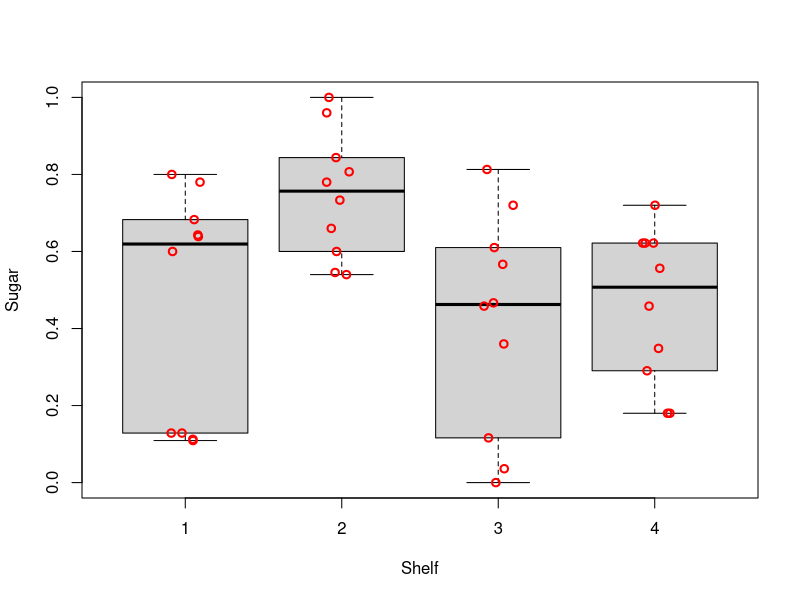
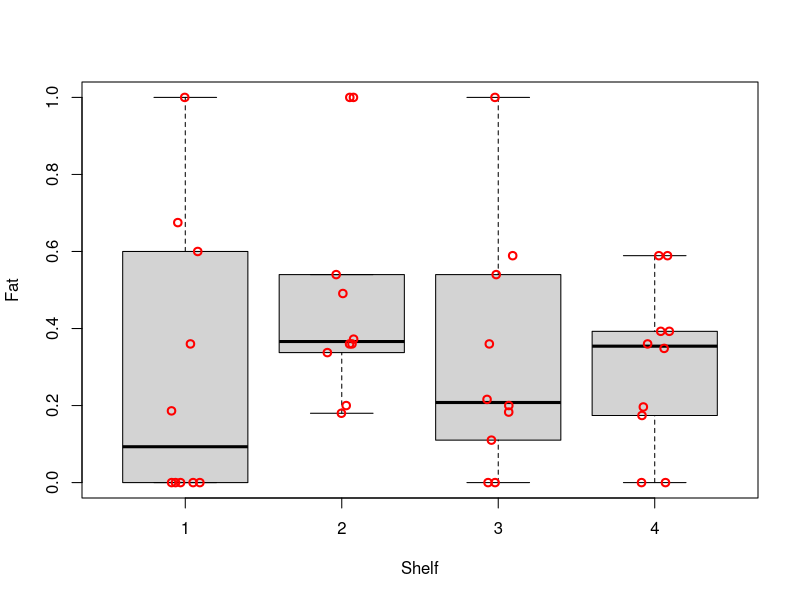
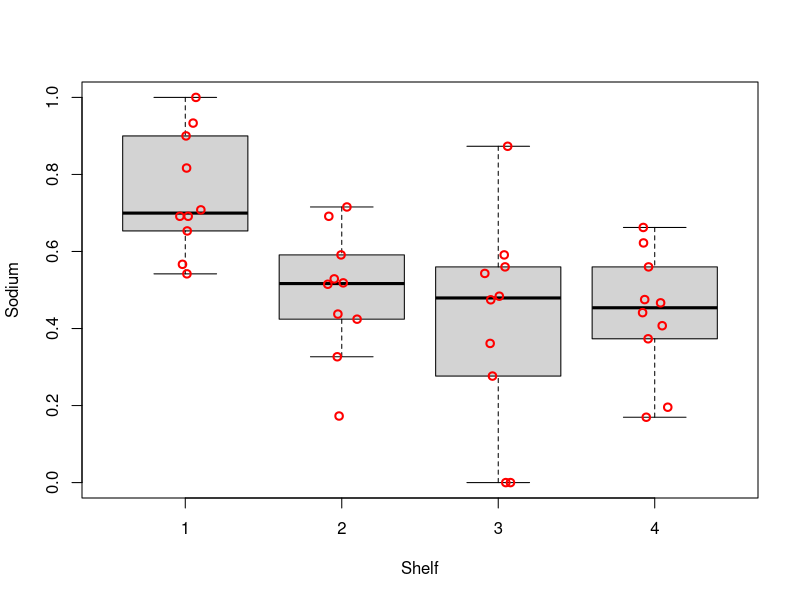
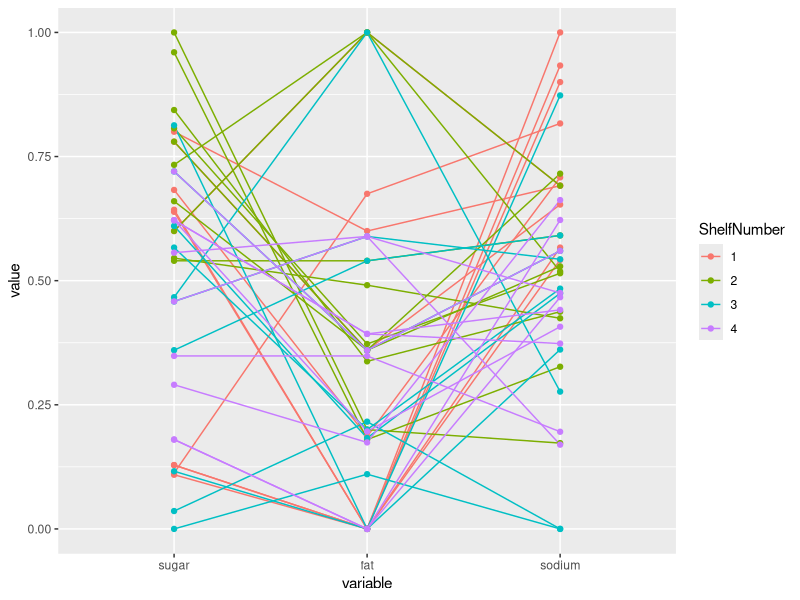
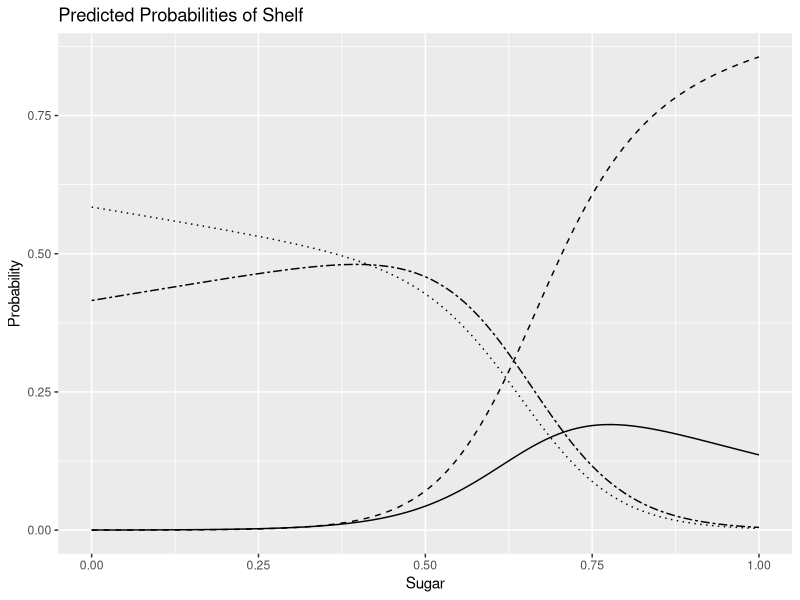

R code for these plots, in order:
## ---- chunk 1
library(tidyverse)
library(patchwork)
library(GGally)
library(nnet)
library(car)
## ---- chunk 2
cereal <- read_csv('../data/short-questions/cereal_dillons.csv')
cereal
## ---- chunk 3
stand01 <- function(x){
  (x - min(x))/(max(x) - min(x))
}
cereal2 <- data.frame(
  Shelf = cereal$Shelf,
  Cereal = cereal$Cereal,
  sugar = stand01(x = cereal$sugar_g/cereal$size_g),
  fat = stand01(x = cereal$fat_g/cereal$size_g),
  sodium = stand01(x = cereal$sodium_mg/cereal$size_g)
)
## ---- chunk 4
# Sugar
boxplot(formula = sugar ~ Shelf, data = cereal2, ylab = "Sugar", xlab = "Shelf", pars = list(outpch = NA))
stripchart(x = cereal2$sugar ~ cereal2$Shelf, lwd = 2, col = "red", method = "jitter", vertical = TRUE, pch = 1, add = TRUE)

# Fat
boxplot(formula = fat ~ Shelf, data = cereal2, ylab = "Fat", xlab = "Shelf", pars = list(outpch = NA))
stripchart(x = cereal2$fat ~ cereal2$Shelf, lwd = 2, col = "red", method = "jitter", vertical = TRUE, pch = 1, add = TRUE)

# Sodium
boxplot(formula = sodium ~ Shelf, data = cereal2, ylab = "Sodium", xlab = "Shelf", pars = list(outpch = NA))
stripchart(x = cereal2$sodium ~ cereal2$Shelf, lwd = 2, col = "red", method = "jitter", vertical = TRUE, pch = 1, add = TRUE)
## ---- chunk 5
cereal2$ShelfNumber <- as.character(cereal2$Shelf)
ggparcoord(data = cereal2, columns = 3:5, groupColumn = "ShelfNumber", showPoints = TRUE, scale = "uniminmax")
## ---- chunk 6
model_cereal_shelves_linear    <- multinom(formula = factor(Shelf) ~ sugar + fat + sodium, data = cereal2, family = "multinomial")
model_cereal_shelves_quadratic <- multinom(formula = factor(Shelf) ~ sugar*fat*sodium, data = cereal2, family = "multinomial")
model_cereal_shelves_linear
model_cereal_shelves_quadratic
## ---- chunk 7
lrt_cereal_main_effects <- Anova(model_cereal_shelves_linear, test = "LR")
lrt_cereal_main_effects
## ---- chunk 8
lrt_cereal_quadratic_effects <- Anova(model_cereal_shelves_quadratic, test = "LR")
lrt_cereal_quadratic_effects
## ---- chunk 9
stand02 <- function(x, min, max){
  (x - min)/(max - min)
}
cereal3 <- data.frame(
  sugar = stand02(12/28, 0, 15/27),
  fat = stand02(0.5/28, 0, 5/54),
  sodium = stand02(130/28, 0, 300/28)
)

pi.hat.1 <- predict(object = model_cereal_shelves_linear, newdata = cereal3, type = "probs")

aj_shelf_probs <- round(head(pi.hat.1), 4)
aj_shelf_probs
## ---- chunk 10
sugar <- seq(0, 1, by=0.01)
mean_fat <- replicate(101, mean(stand01(cereal2$fat)))
mean_sodium <- replicate(101, mean(stand01(cereal2$sodium)))
cereal4 <- data.frame(
  sugar = sugar,
  fat = mean_fat,
  sodium = mean_sodium
)
pi.hat.2 <- predict(object = model_cereal_shelves_linear, newdata = cereal4, type = "probs")

plot.data <- data.frame(prediction = pi.hat.2, observed = seq(0, 1, by=0.01))
shelf_vs_sugar_plot <- ggplot(plot.data, aes(x = observed)) + 
  geom_line(aes(y = prediction.1)) +
  geom_line(aes(y = prediction.2), linetype = "dashed") +
  geom_line(aes(y = prediction.3), linetype = "dotted") +
  geom_line(aes(y = prediction.4), linetype = "twodash") +
  labs(title = "Predicted Probabilities of Shelf", y = "Probability", x = "Sugar")

shelf_vs_sugar_plot
## ---- chunk 11
coefs.2 <- coef(model_cereal_shelves_linear)[1,]
se.2 <- round(summary(model_cereal_shelves_linear)$standard.errors[1,], 2)
ci.2 <- round(data.frame(estimate = exp(coefs.2), lower = exp(coefs.2 - 1.96*se.2), upper =  exp(coefs.2 + 1.96*se.2)), 2)
ci.2

coefs.3 <- coef(model_cereal_shelves_linear)[2,]
se.3 <- round(summary(model_cereal_shelves_linear)$standard.errors[2,], 2)
ci.3 <- round(data.frame(estimate = exp(coefs.3), lower = exp(coefs.3 - 1.96*se.3), upper =  exp(coefs.3 + 1.96*se.3)), 2)
ci.3

coefs.4 <- coef(model_cereal_shelves_linear)[3,]
se.4 <- round(summary(model_cereal_shelves_linear)$standard.errors[3,], 2)
ci.4 <- round(data.frame(estimate = exp(coefs.4), lower = exp(coefs.4 - 1.96*se.4), upper =  exp(coefs.4 + 1.96*se.4)), 2)
ci.4

odds_ratios <- c(ci.2, ci.3, ci.4)
## ---- chunk 12
drinks <- read_csv('../data/short-questions/DeHartSimplified.csv')
## ---- chunk 13

